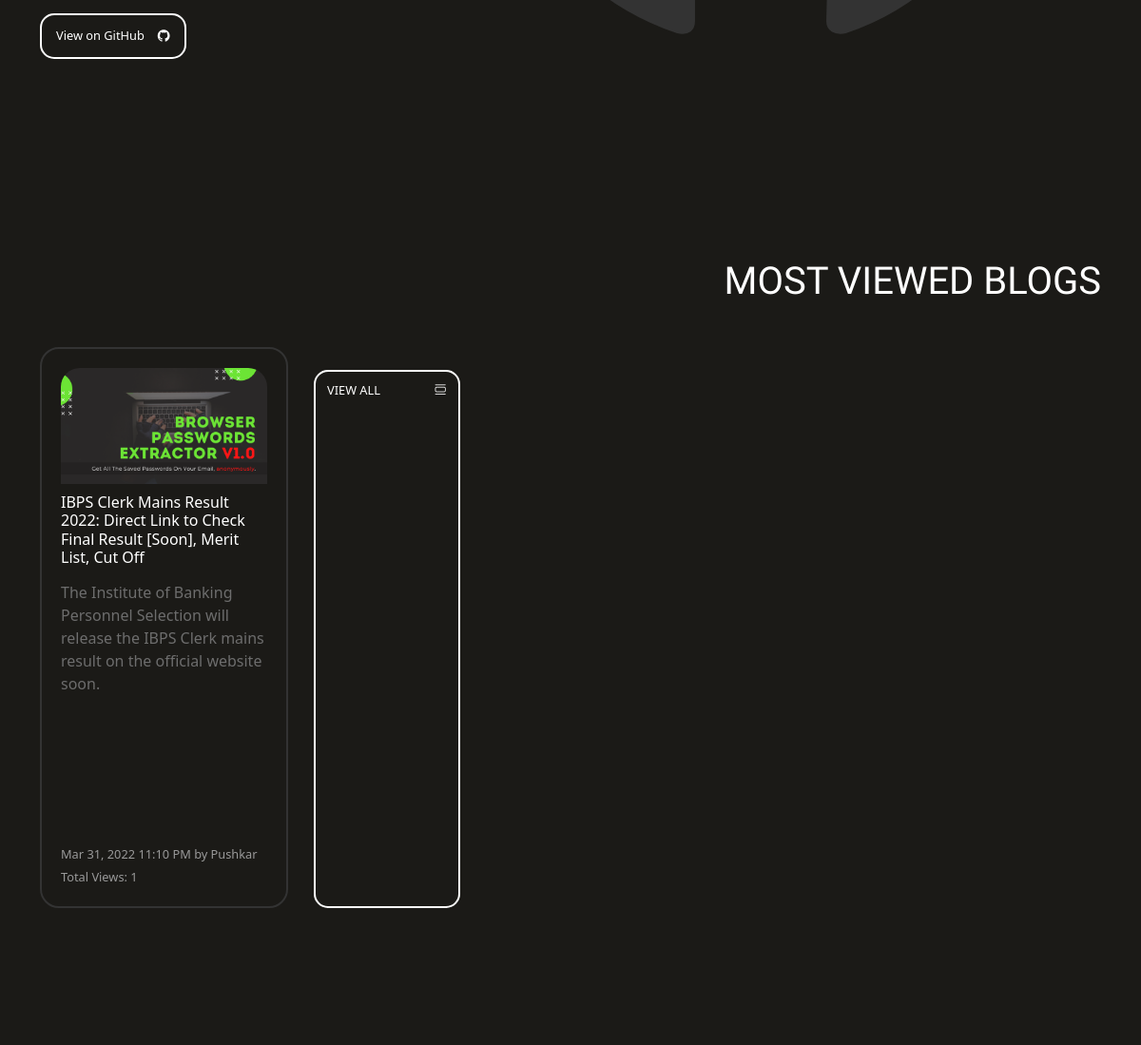
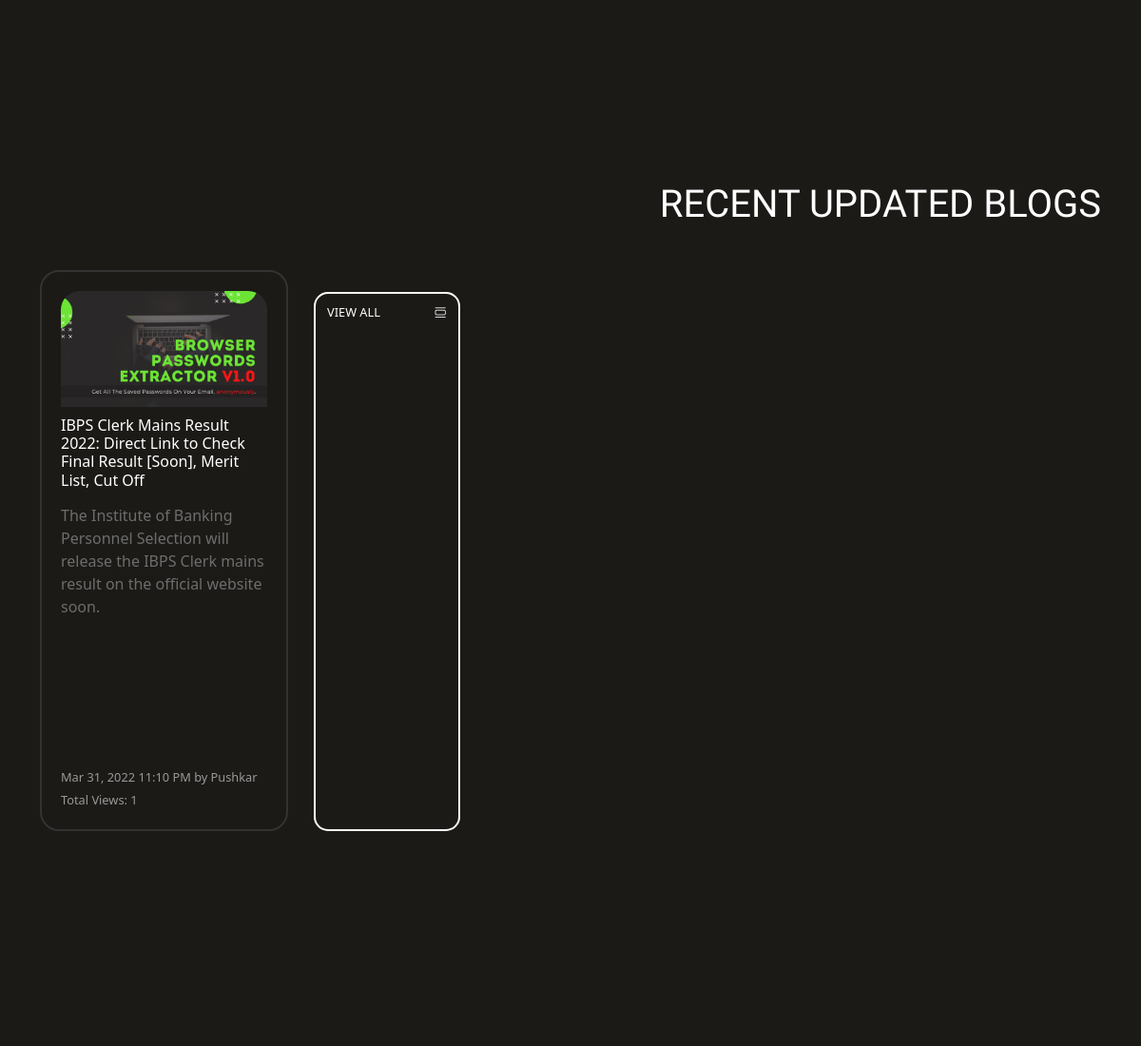
Before: / (middle part) with the older database file (2 pictures, top to bottom).
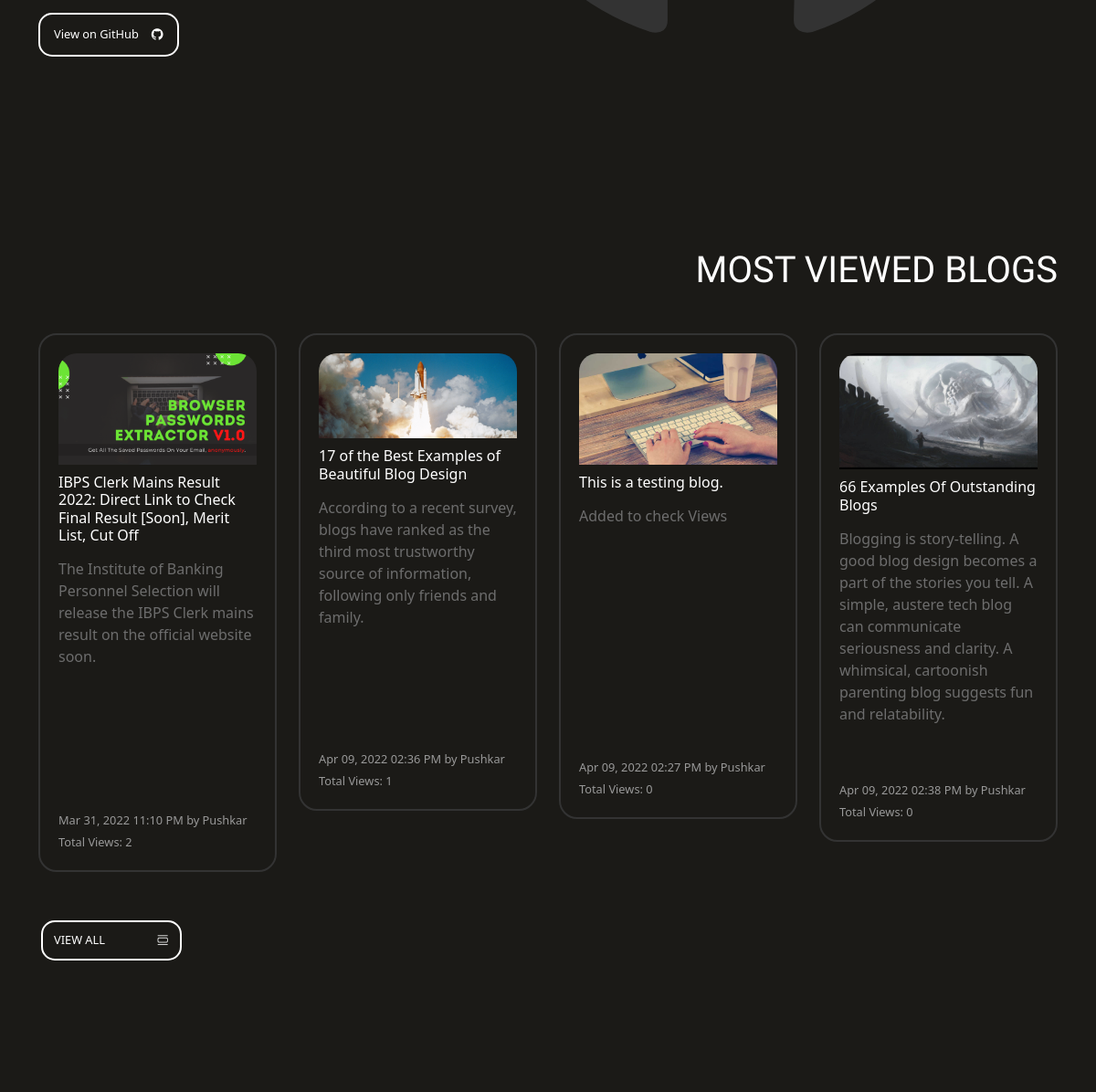
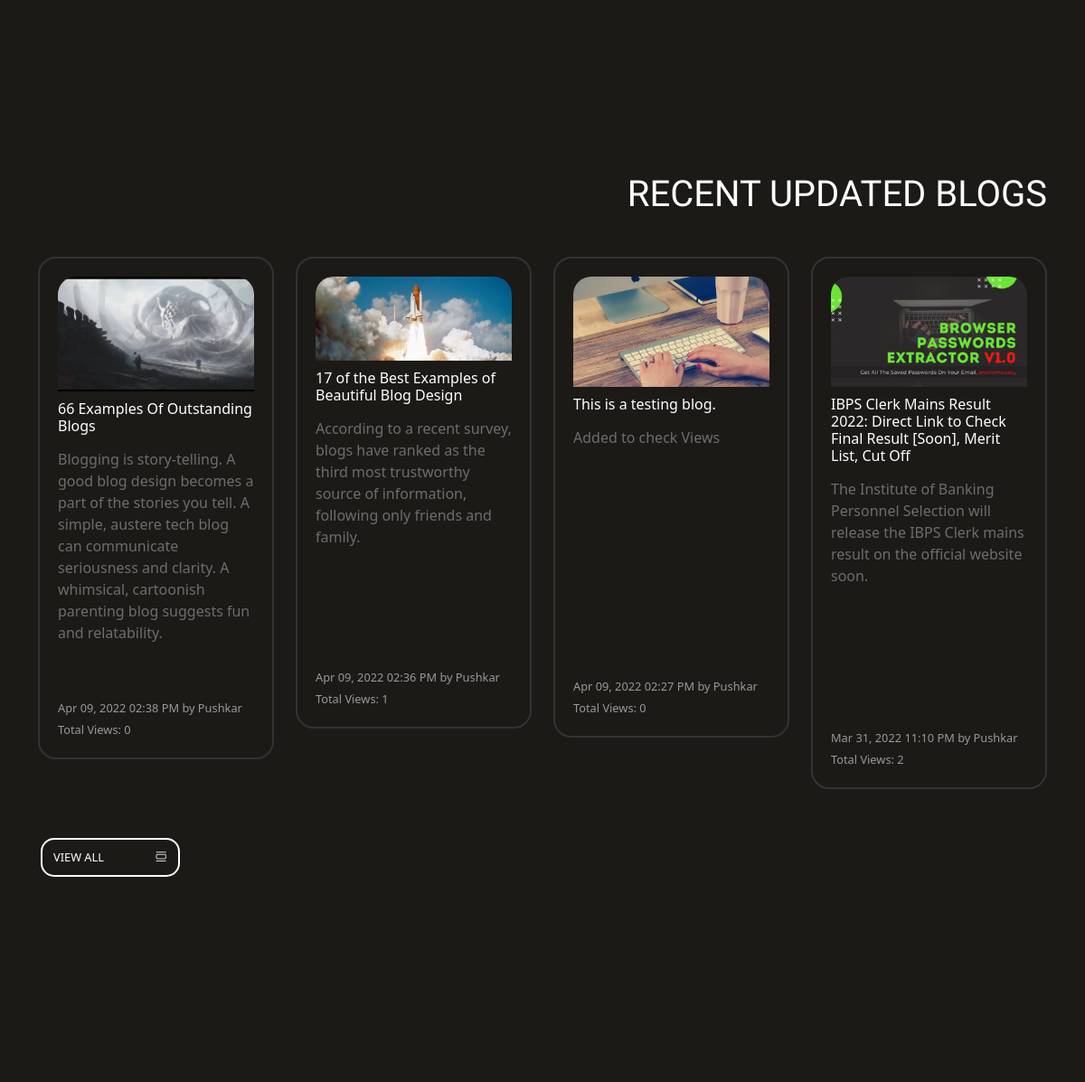
After: the same page with the newer database file (2 pictures, top to bottom).
### blogs/models.py (models this page shows, shortened)
class Blog(models.Model):
    title = models.CharField(max_length=1000)
    gist = models.CharField(max_length=1000)
    content = FroalaField()
    slug = models.SlugField(max_length=1000, null=True, blank=True)
    image = models.ImageField(null=True, blank=True, upload_to='blogs')
    user = models.ForeignKey(User, blank=True , null=True , on_delete=models.CASCADE)
    created_at = models.DateTimeField(auto_now_add=True)
    updated_at = models.DateTimeField(auto_now=True)
    is_approved = models.BooleanField(default=False)
    approved_at = models.CharField(max_length=255, null=True, blank=True)
    approved_by = models.CharField(max_length=255, null=True, blank=True)
    views = models.ManyToManyField(ViewsModel, related_name="post_views", blank=True)
    def total_views(self):
        return self.views.count()

### blogs/views.py (the view)
# urls.py: path('', views.homepage, name='homepage'),
def homepage(request):
    context = {}
    ip = get_ip(request)
    if not ViewsModel.objects.filter(total_visits = ip).exists():
        ViewsModel.objects.create(total_visits = ip)
    visitor_count = ViewsModel.objects.all().count()
    context['visitorCount'] = visitor_count
    context['pendingReviewCount'] = Blog.objects.filter(is_approved = False).count()
    context['pendingMessageCount'] = Contact.objects.filter(is_viewed = False).count()
    mostViewedBlogs = Blog.objects.annotate(vi=Count('views')).order_by("-vi")
    context['mostViewedBlogs'] = mostViewedBlogs
    mostRecentBlogs = Blog.objects.all().order_by('-updated_at')
    context['mostRecentBlogs'] = mostRecentBlogs
    context['blogs'] = Blog.objects.all()
    return render(request, 'homepage.html', context)

### blogs/helpers.py (called while the page is built)
def get_ip(request):
    x_forwarded_for = request.META.get('HTTP_X_FORWARDED_FOR')
    if x_forwarded_for:
        print ("returning FORWARDED_FOR")
        ip = x_forwarded_for.split(',')[-1].strip()
    elif request.META.get('HTTP_X_REAL_IP'):
        print ("returning REAL_IP")
        ip = request.META.get('HTTP_X_REAL_IP')
    else:
        print ("returning REMOTE_ADDR")
        ip = request.META.get('REMOTE_ADDR')
    return ip

### template/homepage.html (shortened to what this page needs)
{% extends 'base.html' %}
{% load static %}
{% block start %}
<div class="lander" id="lander">
  <div class="container openSourceContainer">
    <div class="row">
      <div class="col-lg-12 openSource">
        <div class="openSourceContent">
          <a href="" class="viewOnGithubBtn">View on GitHub <i class="bi bi-github"></i></a>
        </div>
        <i class="bi bi-github bigGithub" style="margin-top: 0.3em;"></i>
      </div>
    </div>
  </div>
  <div class="container blogList" id="blogs-container">
    <h1>MOST VIEWED BLOGS</h1>
    <div class="row">
      {% for blog in mostViewedBlogs|slice:":4" %}
      {% if blog.is_approved %}
      <div class="col-lg-3 col-md-6 col-10 blog-list">
        <div class="blog-content">
          <a href="{% url 'blogs:blog-detail' blog.slug %}">
            <img src="{{blog.image.url}}" alt="blog-img">
            <h4>{{blog.title}}</h4>
            <p>{{blog.gist|safe}}</p><br>
            <span>{{blog.created_at|date:"M d, Y"}} {{blog.created_at|time:"h:i A"}} by
              {{blog.user.first_name}}</span><br>
            <span>Total Views: {{blog.total_views}}</span>
          </a>
        </div>
      </div>
      {% endif %}
      {% endfor %}
      <a href="" class="loadMoreBtn">VIEW ALL <i class="bi bi-view-list"></i></a>
    </div>
  </div>
  <div class="container blogList">
    <h1>RECENT UPDATED BLOGS</h1>
    <div class="row">
      {% for blog in mostRecentBlogs|slice:":4" %}
      {% if blog.is_approved %}
      <div class="col-lg-3 col-md-6 col-10 blog-list">
        <div class="blog-content">
          <a href="{% url 'blogs:blog-detail' blog.slug %}">
            <img src="{{blog.image.url}}" alt="blog-img">
            <h4>{{blog.title}}</h4>
            <p>{{blog.gist|safe}}</p><br>
            <span>{{blog.created_at|date:"M d, Y"}} {{blog.created_at|time:"h:i A"}} by
              {{blog.user.first_name}}</span><br>
            <span>Total Views: {{blog.total_views}}</span>
          </a>
        </div>
      </div>
      {% endif %}
      {% endfor %}
      <a href="" class="loadMoreBtn">VIEW ALL <i class="bi bi-view-list"></i></a>
    </div>
  </div>
</div>
{% endblock %}

### template/base.html (shortened to what this page needs)
<!doctype html>
<html lang="en">
<head>
  {% load static %}
  <link rel="stylesheet" type="text/css" href="{% static 'styles/blog-styles.css' %}">
  <link href="https://cdn.jsdelivr.net/npm/bootstrap@5.0.2/dist/css/bootstrap.min.css" rel="stylesheet"
>
  <link rel="stylesheet" href="https://cdn.jsdelivr.net/npm/bootstrap-icons@1.8.1/font/bootstrap-icons.css">
  <link rel="stylesheet" href="https://cdn.jsdelivr.net/gh/devicons/devicon@v2.14.0/devicon.min.css">
</head>
<body>
  {% block start %}
  {% endblock %}
</body>
</html>

### static/styles/blog-styles.css (style rules this page uses)
body, html { background-color: #1B1A17 !important; font-family: 'Roboto', sans-serif; }
html { scroll-behavior: smooth !important; }
.openSourceContainer { margin-top: 8em; }
.openSource { display: flex; align-items: center; }
.openSourceContent { color: #e0e0e0; float: left; max-width: 45em; position: relative; top: 20%; z-index: 9; }
.openSourceContent a { display: inline-block; text-decoration: none; font-size: 0.8em; border: 2px solid white; padding: 12px 15px 12px 15px; width: 12em; border-radius: 15px; color: white; margin-top: 5em; transition: all 0.3s ease-in-out; font-weight: 500; }
.openSourceContent .viewOnGithubBtn i { float: right; }
.openSource .bigGithub { color: #333; display: block; position: absolute; font-size: 35em; right: 10%; z-index: 1; }
.blog-list { padding: 15px; margin-top: 80px; }
.blogList { margin-top: 20em; }
.blogList h1 { color: white; font-size: 2.5rem; text-align: right; margin: 30px 0px; font-family: 'Cousine', monospace; }
.loadMoreBtn { text-decoration: none; color: white; border: 2px solid white; border-radius: 15px; padding: 10px 15px 10px 15px; width: 12em !important; margin: 15px; margin-top: 3em !important; font-size: 0.8em; transition: all 0.3s ease-in-out; font-weight: 500; }
.loadMoreBtn i { float: right; }
.blog-content { border: 2px solid #333; border-radius: 20px; padding: 20px; transition: all 0.3s ease-in-out; }
.blog-content img { width: 100%; max-height: 250px; border-top-left-radius: 20px; border-top-right-radius: 20px; }
.blog-content h4 { font-size: 1em; margin: 10px 0px 10px; text-align: left; color: white; }
.blog-content p { margin: 15px 0px 10px; color: #6d6d6d; height: 15em; -webkit-box-orient: vertical; display: -webkit-box; -webkit-line-clamp: 10; overflow: hidden; text-overflow: ellipsis; }
.blog-content span { font-size: 0.8em; color: #999999; font-weight: 500; }
.blog-content a { text-decoration: none; }

Changed rows visible on the page:
computed for Blog "Mar 31, 2022": total_views "1" → "2"
added Blog: image (picture), title "17 of the Best Examples of Beautiful Blog Design", gist "According to a recent survey, blogs have ranked as the third most trustworthy source of information, following only friends and family.", created_at "Apr 09, 2022", created_at "02:36 PM", user.first_name "Pushkar", total_views "1"
added Blog: image (picture), title "This is a testing blog.", gist "Added to check Views", created_at "Apr 09, 2022", created_at "02:27 PM", user.first_name "Pushkar", total_views "0"
added Blog: image (picture), title "66 Examples Of Outstanding Blogs", gist "Blogging is story-telling. A good blog design becomes a part of the stories you tell. A simple, austere tech blog can communicate seriousness and clarity. A whimsical, cartoonish parenting blog suggests fun and relatability.", created_at "Apr 09, 2022", created_at "02:38 PM", user.first_name "Pushkar", total_views "0"
